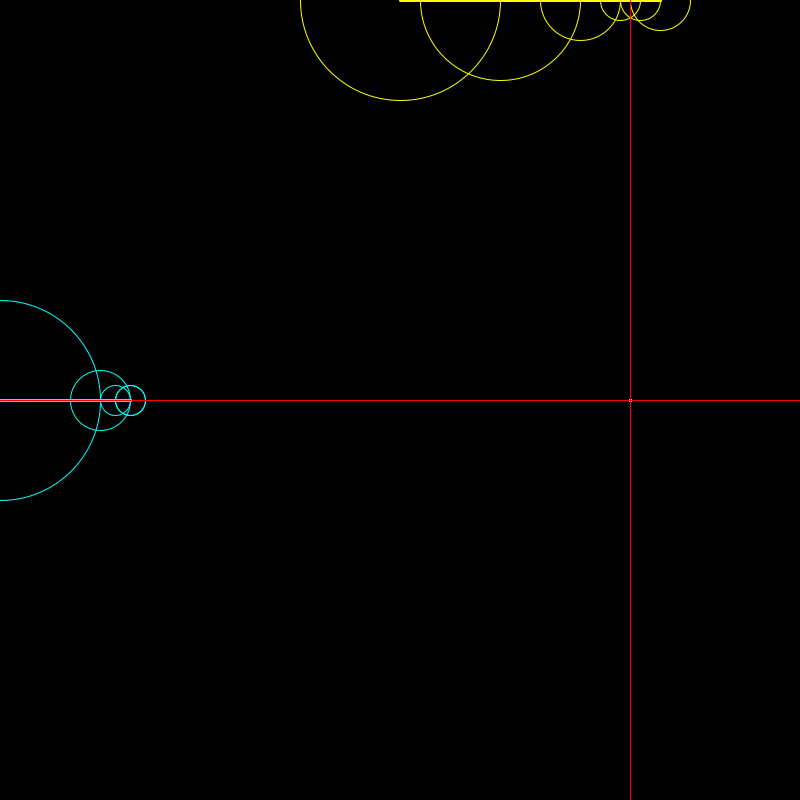
Frame 1 (no input)
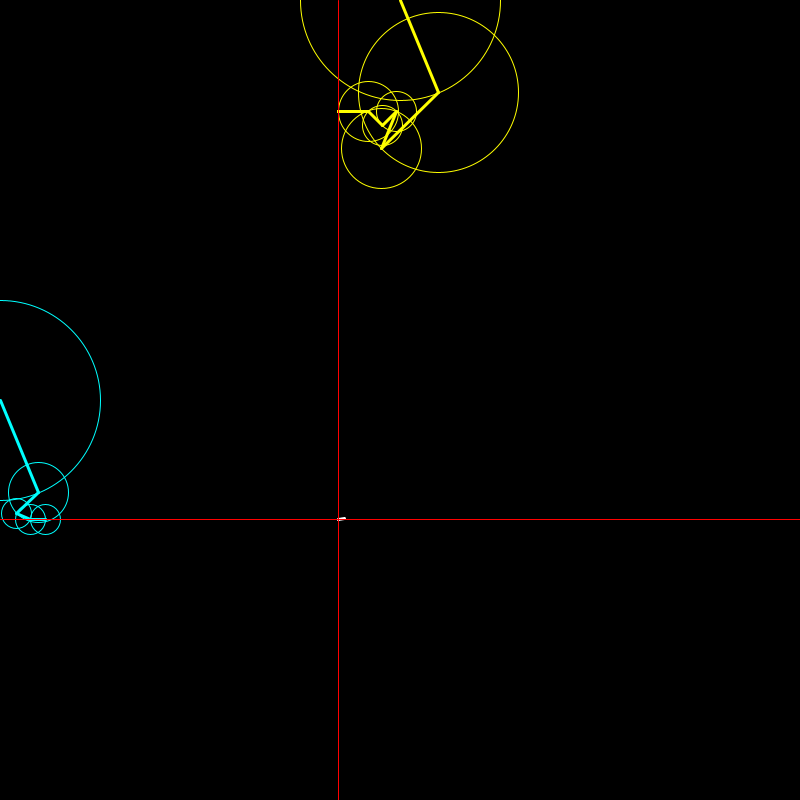
Frame 60 (the mouse pressed at the canvas centre just before this capture)
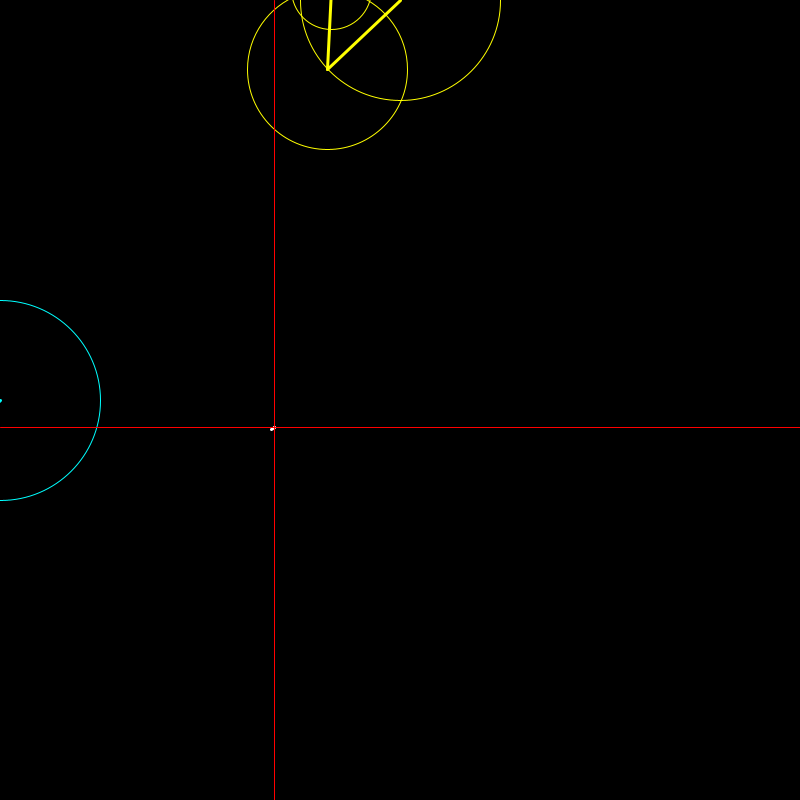
Frame 120 (the mouse held since frame 60 and released just before this capture)

The Processing sketch that drew these frames (run headless with seeded random() and noise(); from frame 60 on, the mouse is pressed at the canvas centre):

// Processing sketch: DualEpicycles
// ── DualEpicycles.pde
// dual epicycles, one for x, one for y
// final int dimensions = 2;

// DIMENSION RELATIONS: 0 = X, 1 = Y

int count = 6;

int minSp = 1;
int maxSp = 8;
float spReduction = 200;

int minRe = 2;
int maxRe = 8;
float reMult = 8;

/*
float[][] x = new float[count][2];
 float[][] y = new float[count][2];
 */
// use methods to return positions (possibly recursion, getX(float x, int i);

float[][] theta = new float[count][2];
float[][] r = new float[count][2];
float[][] thetaInc = new float[count][2];
// float[][] thOff = new float[count][2]; // can be set as default in theta[][]

float[] cx = new float[2];
float[] cy = new float[2];

float px;
float py;

int drawMode = 0; // 0 = both circles, (respective) lines, and draw trail, 1 = both (to be implemented), 2 = trail only

void setup() {
  size(800, 800);

  cx[0] = width/2; // cx of x-component
  cy[0] = 0; // doesn't matter

  cx[1] = 0; // doesn't matter
  cy[1] = height/2; // cy of y-component

  /*
  key = 'r';
   keyReleased();
   */

  // x
  r[0][0] = 100;
  r[1][0] = 80;
  r[2][0] = 40;
  r[3][0] = 20;
  r[4][0] = 20;
  r[5][0] = 30;
  theta[0][0] = 0;
  theta[1][0] = 0;
  theta[2][0] = 0;
  theta[3][0] = 0;
  theta[4][0] = 0;
  theta[5][0] = PI;
  thetaInc[0][0] = 0.02;
  thetaInc[1][0] = 0.04;
  thetaInc[2][0] = -0.02;
  thetaInc[3][0] = 0.04;
  thetaInc[4][0] = -0.04;
  thetaInc[5][0] = 0.00;

  // y
  r[0][1] = 100;
  r[1][1] = 30;
  r[2][1] = 15;
  r[3][1] = 15;
  r[4][1] = 15;
  theta[0][1] = 0;
  theta[1][1] = 0;
  theta[2][1] = PI;
  theta[3][1] = 0;
  theta[4][1] = PI;
  thetaInc[0][1] = 0.02;
  thetaInc[1][1] = 0.04;
  thetaInc[2][1] = 0.06;
  thetaInc[3][1] = 0.00;
  thetaInc[4][1] = -0.00;

  px = getX(cx[0], count-1, 0);
  py = getY(cy[1], count-1, 1);

  background(0);

  noFill();
  strokeWeight(3);
  stroke(255);
  loadPixels();
}

void draw() {
  if (drawMode != 2) {
    background(0);
  } // not else
  if (drawMode == 1) {
    updatePixels();
  }

  stroke(255);
  strokeWeight(3);
  point(getX(cx[0], count-1, 0), getY(cy[1], count-1, 1));
  line(getX(cx[0], count-1, 0), getY(cy[1], count-1, 1), px, py);

  if (drawMode == 1) {
    loadPixels();
  }

  /*
  line(width/2, 0, width/2, height);
   line(0, height/2, width, height/2);
   */

  px = getX(cx[0], count-1, 0);
  py = getY(cy[1], count-1, 1);

  if (drawMode != 2) {
    for (int i = 0; i < count; i++) {
      for (int j = 0; j < 2; j++) {
        strokeWeight(1);
        stroke((j == 0 ? 255:0), 255, (j == 0 ? 0:255)); // yellow is "x"
        ellipse(getX(cx[j], i-1, j), getY(cy[j], i-1, j), 2*r[i][j], 2*r[i][j]);
        strokeWeight(3);
        line(getX(cx[j], i-1, j), getY(cy[j], i-1, j), getX(cx[j], i, j), getY(cy[j], i, j));
        point(getX(cx[j], count-1, j), getY(cy[j], count-1, j));
      }
    }

    stroke(255, 0, 0);
    strokeWeight(1);
    line(getX(cx[0], count-1, 0), 0, getX(cx[0], count-1, 0), height);
    line(0, getY(cy[1], count-1, 1), width, getY(cy[1], count-1, 1));
  }

  for (int i = 0; i < count; i++) {
    for (int j = 0; j < 2; j++) {
      theta[i][j]+=thetaInc[i][j];
    }
  }
}

void keyReleased() {
  int pCount = count;
  if (key == '1' || key == '2' || key == '3' || key == '4' || key == '5' || key == '6' || key == '7' || key == '8' || key == '9') {
    count = Integer.parseInt("" + key);
  }

  if (pCount != count) {
    println("redoing");
    theta = new float[count][2];
    r = new float[count][2];
    thetaInc = new float[count][2];

    key = 'r'; // reload
  }

  if (key == 's') {
    save("Drawing" + ((int) random(0, 1000)) + ".jpg");
  }
  if (key == 'r') {
    for (int i = 0; i < count; i++) {
      for (int j = 0; j < 2; j++) {
        thetaInc[i][j] = (int) (random(minSp, maxSp))/spReduction*((int) random(0, 2) == 1 ? 1:-1);
        r[i][j] = (int) (random(minRe, maxRe)*reMult); // was '/reReduction' instead of '*reMult'
        theta[i][j] = random(0, TWO_PI);
        background(0);
        loadPixels();
      }
    }
    print("\r\n\r\n// ");

    for (int j = 0; j < 2; j++) {
      print("cx[" + j + "] = " + cx[j] + "; cy[" + j + "] = " + cy[j] + "; ");
    }

    for (int i = 0; i < count; i++) {
      for (int j = 0; j < 2; j++) {
        print("theta[" + i + "][" + j + "] = " + theta[i][j] + "; r[" + i + "][" + j + "] = " + r[i][j] + "; thetaInc[" + i + "][" + j + "] = " + thetaInc[i][j] + ";");
      }
    }
    println();

    // to avoid artifacts
    px = getX(cx[0], count-1, 0);
    py = getY(cy[1], count-1, 1);
  }
  if (key == ' ') {
    background(0);
    loadPixels();
  }
}

void mouseClicked() {
  drawMode++;
  if (drawMode > 2) { // allows 0, 1, and 2
    drawMode = 0;
  } else if (drawMode == 2) {
    background(0);
    updatePixels();
  } else if (drawMode == 1) {
    background(0);
  }
}

void drawFromPixels() {
  strokeWeight(1);
  for (int i = 0; i < width*height; i++) {
    stroke(pixels[i]);
    point(i%width, i/width);
  }
}

float getX(float x, int i, int j) {
  if (i == -1) {
    return x;
  } else {
    return getX(x, i, j, true);
  }
}

float getX(float x, int i, int j, boolean b) {
  float xf = x;

  xf += r[i][j]*cos(theta[i][j]); // trig to add pos by r*<trig>(theta[i][j])

  if (i != 0) {
    xf = getX(xf, i-1, j);
  }

  return xf;
}

float getY(float y, int i, int j) {
  if (i == -1) {
    return y;
  } else {
    return getY(y, i, j, true);
  }
}

float getY(float y, int i, int j, boolean b) {
  float yf = y;

  yf += r[i][j]*sin(theta[i][j]); // trig to add pos by r*<trig>(theta[i][j])

  if (i != 0) {
    yf = getY(yf, i-1, j);
  }

  return yf;
}

/*
// x
 r[0][0] = 100;
 r[1][0] = 80;
 r[2][0] = 0;
 theta[0][0] = 0;
 theta[1][0] = 0;
 theta[2][0] = 0;
 thetaInc[0][0] = 0.02;
 thetaInc[1][0] = 0.04;
 thetaInc[2][0] = 0.08;
 
 // y
 r[0][1] = 100;
 r[1][1] = 50;
 r[2][1] = 20;
 theta[0][1] = 0;
 theta[1][1] = 0;
 theta[2][1] = 0;
 thetaInc[0][1] = 0.02;
 thetaInc[1][1] = 0.04;
 thetaInc[2][1] = -0.08;
 
 
 ///////////////
 
 
 // x
 r[0][0] = 100;
 r[1][0] = 80;
 r[2][0] = 50;
 theta[0][0] = 0;
 theta[1][0] = 0;
 theta[2][0] = 0;
 thetaInc[0][0] = 0.02;
 thetaInc[1][0] = 0.04;
 thetaInc[2][0] = -0.02;
 
 // y
 r[0][1] = 100;
 r[1][1] = 30;
 r[2][1] = 30;
 theta[0][1] = 0;
 theta[1][1] = 0;
 theta[2][1] = PI;
 thetaInc[0][1] = 0.02;
 thetaInc[1][1] = 0.04;
 thetaInc[2][1] = 0.065;
 
 /////////// first heart
 
 // x
 r[0][0] = 100;
 r[1][0] = 80;
 r[2][0] = 40;
 theta[0][0] = 0;
 theta[1][0] = 0;
 theta[2][0] = 0;
 thetaInc[0][0] = 0.02;
 thetaInc[1][0] = 0.04;
 thetaInc[2][0] = -0.02;
 
 // y
 r[0][1] = 100;
 r[1][1] = 30;
 r[2][1] = 15;
 theta[0][1] = 0;
 theta[1][1] = 0;
 theta[2][1] = PI;
 thetaInc[0][1] = 0.02;
 thetaInc[1][1] = 0.04;
 thetaInc[2][1] = 0.06;
 
 ////////////// "good enough" heart
 
 // x
 r[0][0] = 100;
 r[1][0] = 80;
 r[2][0] = 40;
 r[3][0] = 20;
 r[4][0] = 20;
 theta[0][0] = 0;
 theta[1][0] = 0;
 theta[2][0] = 0;
 theta[3][0] = 0;
 theta[4][0] = 0;
 thetaInc[0][0] = 0.02;
 thetaInc[1][0] = 0.04;
 thetaInc[2][0] = -0.02;
 thetaInc[3][0] = 0.04;
 thetaInc[4][0] = -0.04;
 
 // y
 r[0][1] = 100;
 r[1][1] = 30;
 r[2][1] = 15;
 theta[0][1] = 0;
 theta[1][1] = 0;
 theta[2][1] = PI;
 thetaInc[0][1] = 0.02;
 thetaInc[1][1] = 0.04;
 thetaInc[2][1] = 0.06;
 
 ////////////////////
 */
